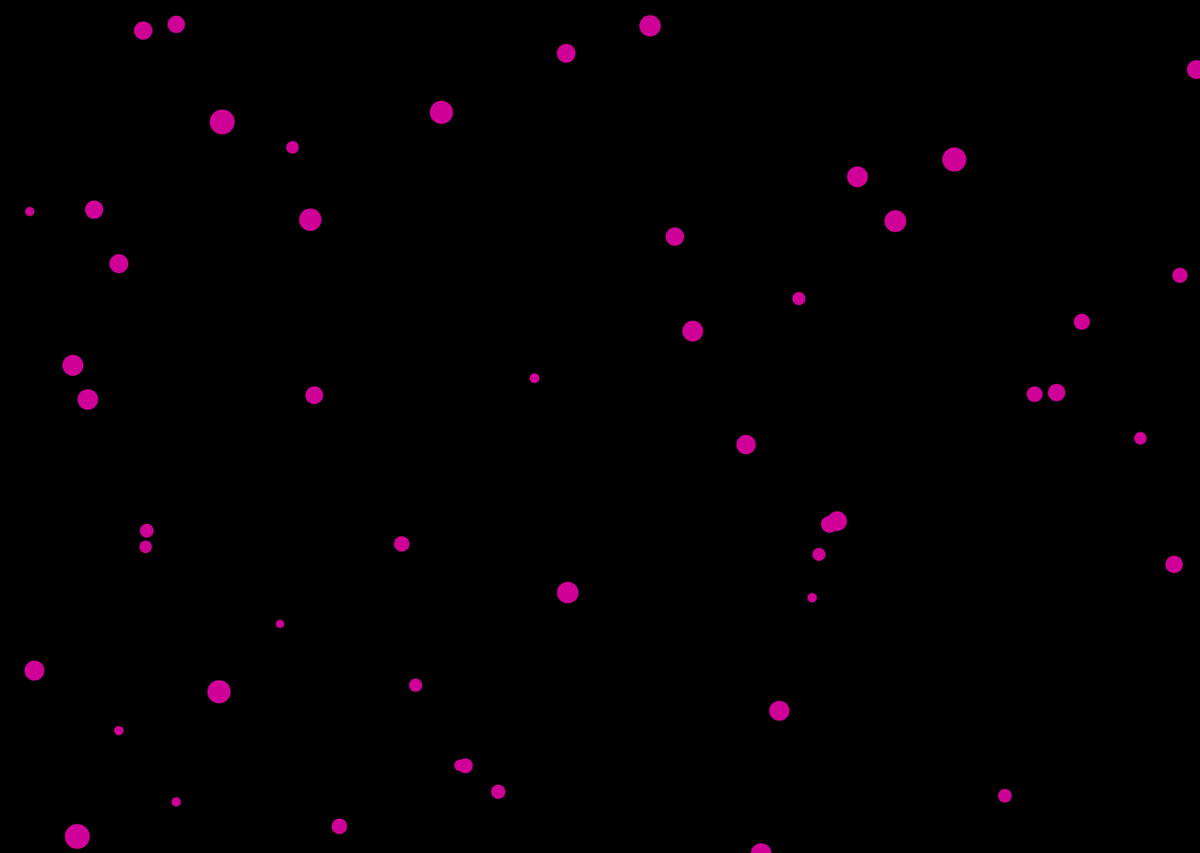
Frame 1 (no input)
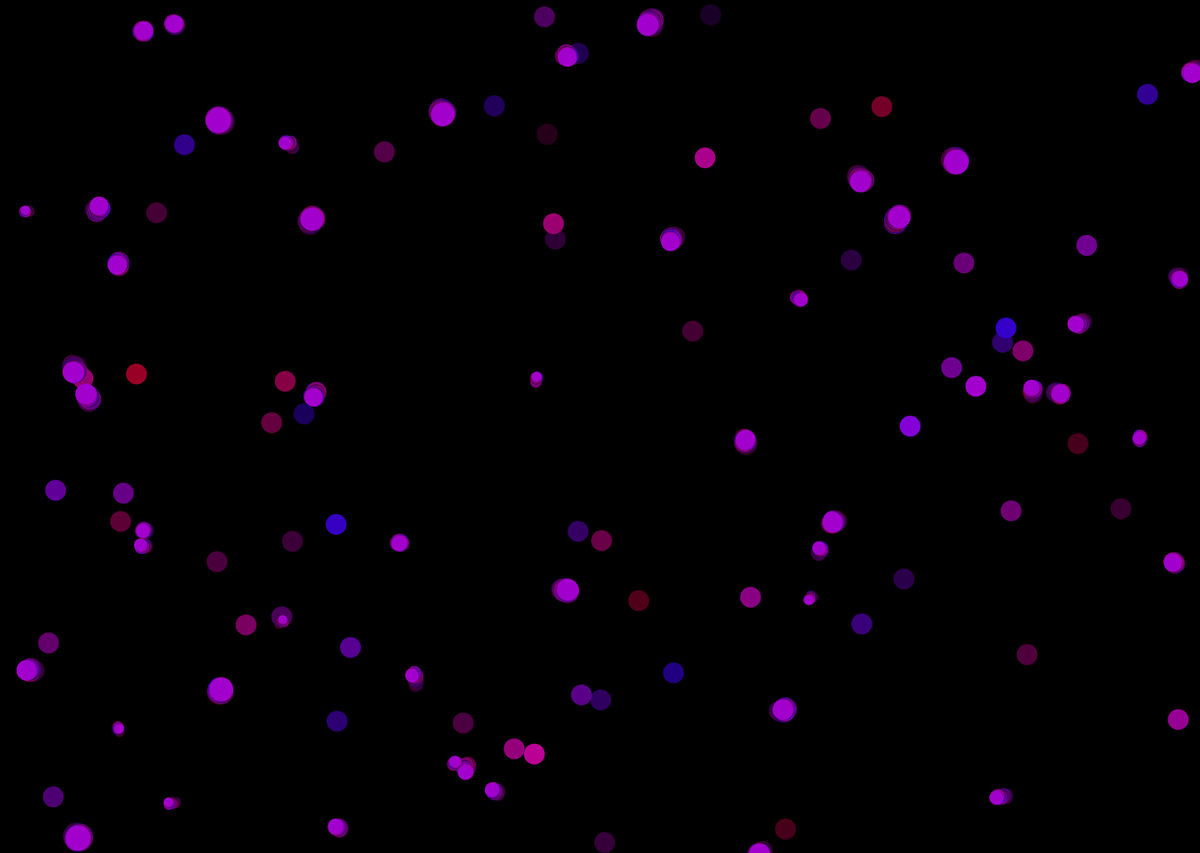
Frame 60 (no input)
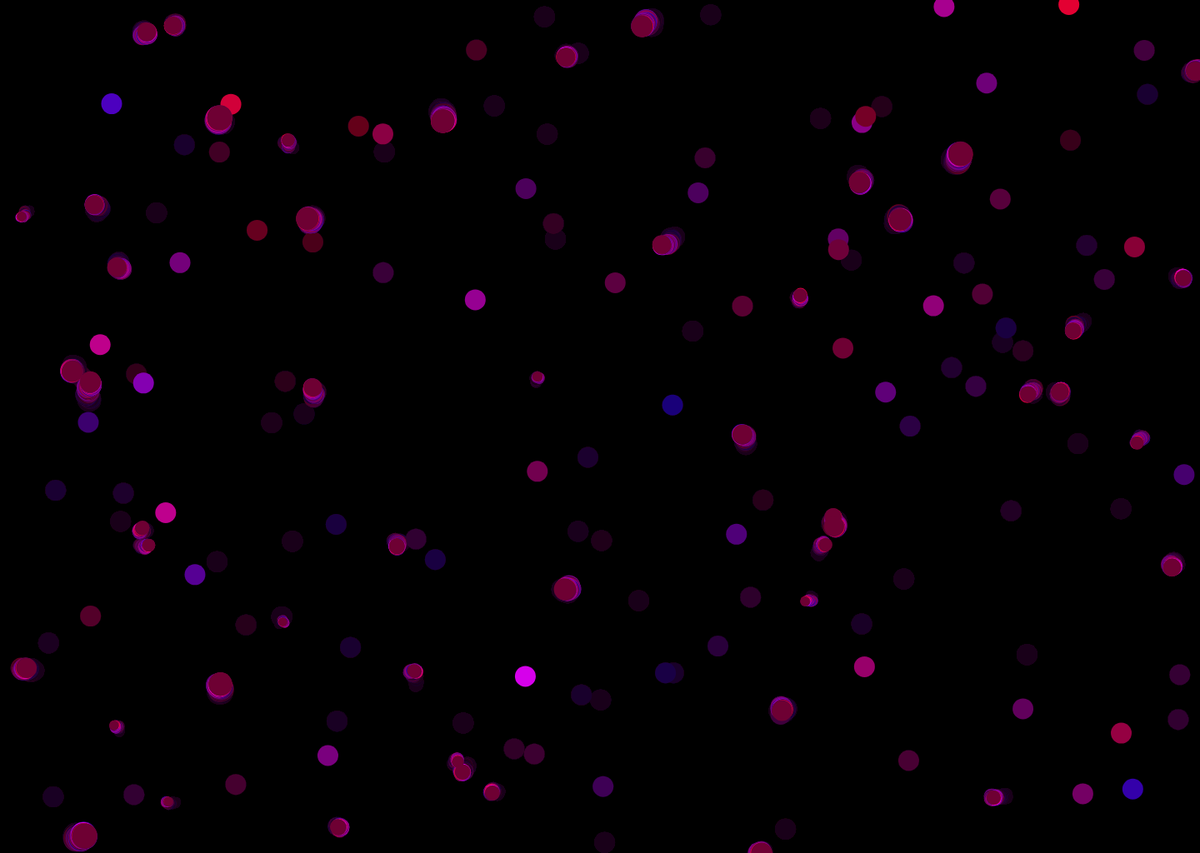
Frame 120 (the mouse pressed at the canvas centre since frame 60)

The p5.js sketch that drew these frames (run headless with seeded random() and noise() and a simulated clock; from frame 60 on, the mouse is pressed at the canvas centre):

// p5.js sketch
// ── sketch.js
let bugs = [];
var spot = {
  x: 100,
  y: 50
}

var col = {
  r:255,
  g:0,
  b:0
}

function setup() {
    createCanvas(1440,1024);
    background (0);
      for (let i = 0; i < 50; i++) {
      bugs.push(new Jitter());
  }
}

function draw() {
  background (0,5);
  col.r = random(50,255);
  col.g = 0;
  col.b = random(50, 255);
  spot.x = random(0, width);
  spot.y = random(0, height);
  noStroke();
  fill(col.r,col.g,col.b);
  ellipse(spot.x, spot.y, 25, 25);
  
  for (let i = 0; i < bugs.length; i++) {
    bugs[i].move();
    bugs[i].display();
  }
}

class Jitter {
  constructor() {
    this.x = random(width);
    this.y = random(height);
    this.diameter = random(10, 30);
    this.speed = 1;
  }

  move() {
    this.x += random(-this.speed, this.speed);
    this.y += random(-this.speed, this.speed);
  }

  display() {
    ellipse(this.x, this.y, this.diameter, this.diameter);
  }
}
